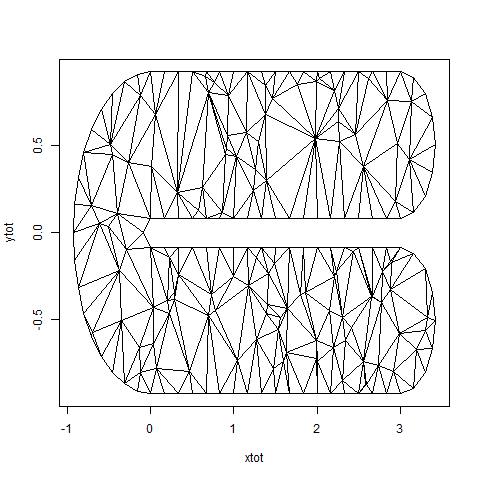

Here is the R script that generated this plot:
# Creation of boundary and triangulation for C shaped domain
# INPUT:
#   DomC_Boundary.txt -> Boundary definition
# OUTPUT:
#   DomC_InternalPoints -> Internal Points
#   DomC_Triangulation -> Triangulation
#   DomC_TriangulationPoints -> Triangulation Points

library(rgl)
library(mgcv)
library(SDMTools)
library(RTriangle)
source("Functions.R")

# Read boundary
Bound=read.table(file="DomC_Boundary.txt",header=T)

# There are 108 points for boundary. How many points for generation?
# Only those that will be in C shaped domai will be valid
set.seed(1)
n=150
# Bigger n means more triangles

fsb <- list(fs.boundary())
# Simulation of internal points
x <- runif(n)*5-1
y <-runif(n)*2-1
muvec <- fs.test(x,y,b=1)
ind <- inSide(fsb,x=x,y=y) ## remove outsiders
muvec <- muvec[ind]
x <- x[ind]
y <- y[ind] 

# How many points?
nint<-length(x)
nint

Points<-data.frame(xInt=x,yInt=y)
write.table(Points,file="DomC_InternalPoints.txt",row.names=F)


# Objects for triangulation
xtot<-c(x,Bound$xBound)
ytot<-c(y,Bound$yBound)

Boundaries<-NULL
for(i in (nint+1):(length(xtot)-1))
{
    Boundaries<-rbind(Boundaries, c(i,i+1))
}
Boundaries<-rbind(Boundaries, c(length(xtot),nint+1))

# Now I triangulate
pslg_obj<-pslg(cbind(xtot,ytot),S=Boundaries)
mesh<-triangulate(pslg_obj,Y=TRUE,D=TRUE)
Triang<-mesh$T

TPoints=data.frame(xTriang=xtot,yTriang=ytot)
write.table(Triang,file="DomC_Triangulation.txt",row.names=F,col.names=F)
write.table(TPoints,file="DomC_TriangulationPoints.txt",row.names=F)

png(filename = paste("Triangulation.png",sep=""))
plot(xtot,ytot,type="n")
for (ne in 1:dim(Triang)[1])
{
    polygon(c(xtot[Triang[ne,1]],xtot[Triang[ne,2]],xtot[Triang[ne,3]]),c(ytot[Triang[ne,1]],ytot[Triang[ne,2]],ytot[Triang[ne,3]]))
}
points(Bound$xBound,Bound$yBound,type='l')
dev.off()

